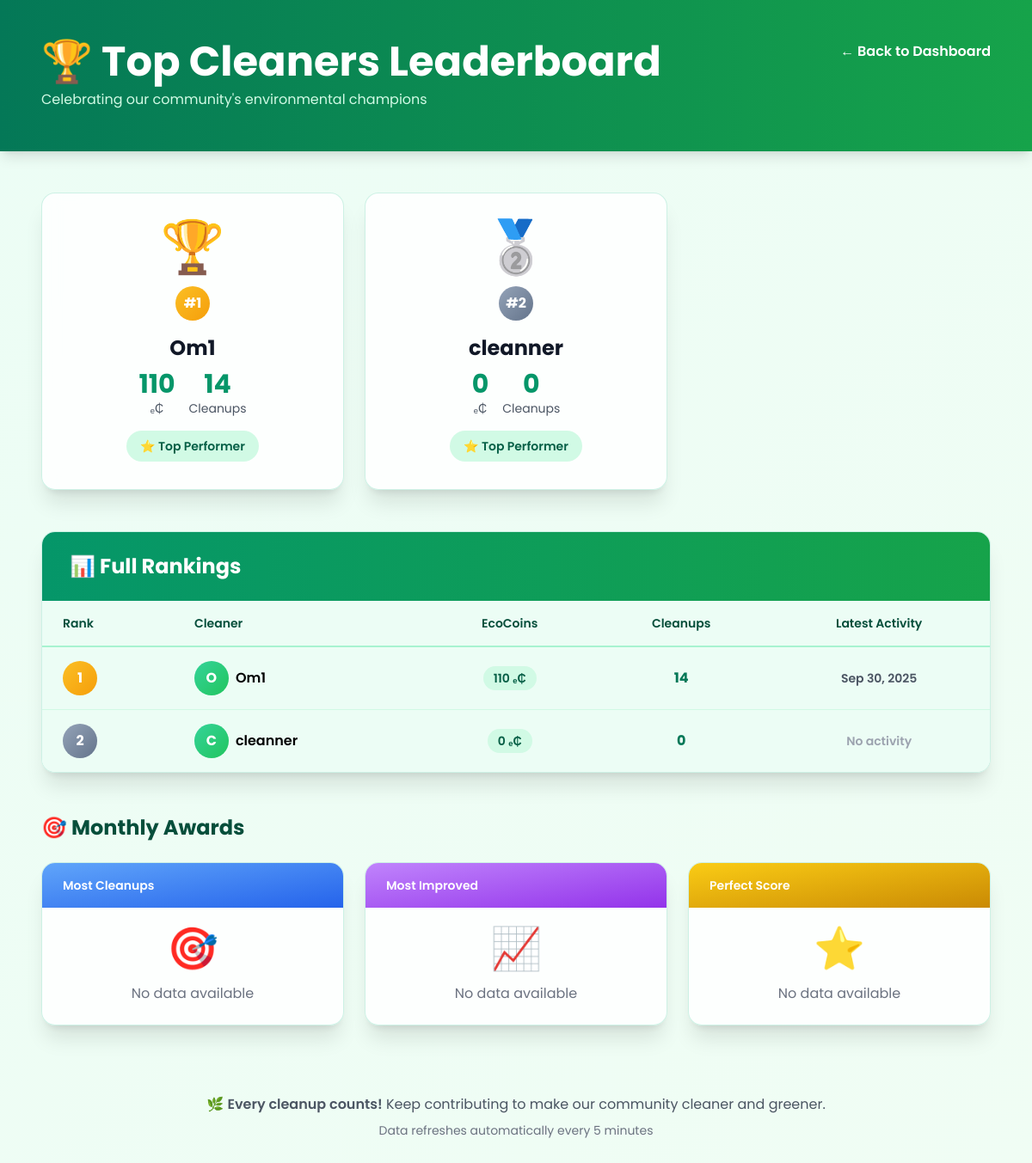
The page /top_cleaners (signed in) on the database as committed earlier.
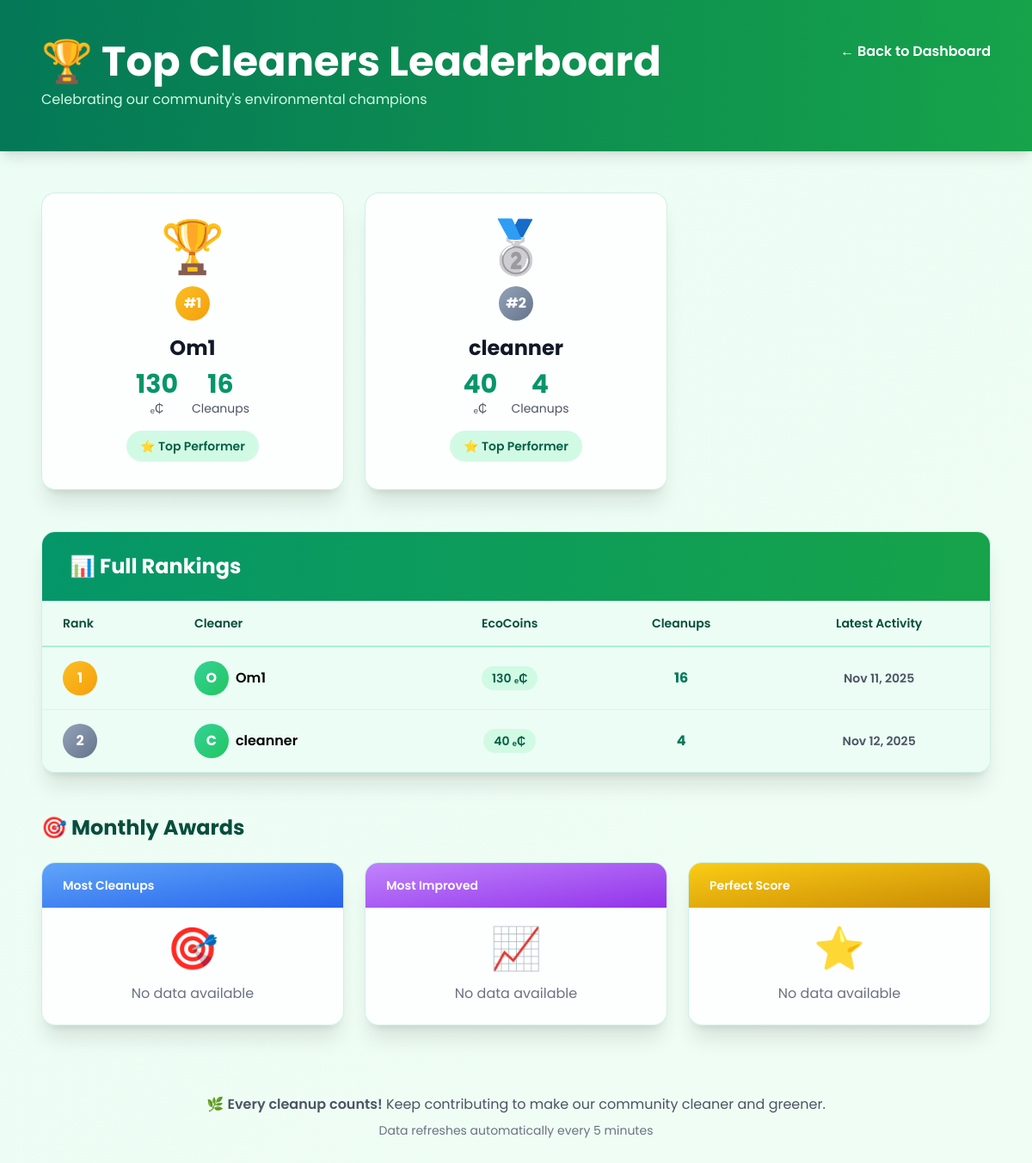
The same page on the database as committed later.
### app.py (models this page shows, shortened)
class User(db.Model, UserMixin):
    id = db.Column(db.Integer, primary_key=True)
    username = db.Column(db.String(150), unique=True, nullable=False)
    email = db.Column(db.String(150), unique=True, nullable=False)
    password = db.Column(db.String(150), nullable=False)
    role = db.Column(db.String(50), nullable=False)
    points = db.Column(db.Integer, default=0)
    avg_rating = db.Column(db.Float)
    cleanup_requests = db.relationship(
        'CleanupReport',
        back_populates='requested_by',
        foreign_keys='CleanupReport.requested_by_id',
        cascade='all, delete-orphan'
    )
    cleanups_submitted = db.relationship(
        'CleanupReport',
        back_populates='submitted_by_cleaner',
        foreign_keys='CleanupReport.submitted_by_cleaner_id',
        cascade='all, delete-orphan'
    )
    equipment_requests = db.relationship(
        'EquipmentRequest',
        back_populates='cleaner',
        foreign_keys='EquipmentRequest.cleaner_id',
        cascade='all, delete-orphan'
    )

class CleanupReport(db.Model):
    id = db.Column(db.Integer, primary_key=True)
    location = db.Column(db.String(200), nullable=False, index=True)
    reported_by = db.Column(db.String(150), nullable=False, index=True)
    notes = db.Column(db.Text)
    photo = db.Column(db.LargeBinary)
    photo_filename = db.Column(db.String(255))
    submitted_photo = db.Column(db.LargeBinary)
    submitted_photo_filename = db.Column(db.String(255))
    status = db.Column(db.String(50), default='Pending', index=True)
    created_at = db.Column(db.DateTime, default=db.func.now(), index=True)
    requested_by_id = db.Column(db.Integer, db.ForeignKey('user.id'), nullable=False)
    requested_by = db.relationship(
        'User',
        back_populates='cleanup_requests',
        foreign_keys=[requested_by_id]
    )
    submitted_by_cleaner_id = db.Column(db.Integer, db.ForeignKey('user.id'))
    submitted_by_cleaner = db.relationship(
        'User',
        back_populates='cleanups_submitted',
        foreign_keys=[submitted_by_cleaner_id]
    )
    is_complete = db.Column(db.Boolean, default=False, index=True)
    points_awarded = db.Column(db.Integer, default=0)
    rating = db.Column(db.Integer)

### app.py (the view)
@app.route('/top_cleaners')
@login_required
def top_cleaners():
    cleaners = User.query.filter_by(role='cleaner').order_by(User.points.desc()).all()
    return render_template('top_cleaners.html', cleaners=cleaners)

### app.py (called while the page is built)
@app.context_processor
def inject_now():
    return {'now': datetime.now()}

@login_manager.user_loader
def load_user(user_id: str):
    return User.query.get(int(user_id))

### templates/top_cleaners.html (shortened to what the changed rows need)
<!DOCTYPE html>
<html lang="en" class="scroll-smooth">
<head>
  <script src="https://cdn.tailwindcss.com"></script>
</head>
<body>
  <div class="bg-gradient-to-r from-emerald-700 to-green-600 text-white shadow-lg">
    <div class="max-w-6xl mx-auto px-6 py-12 flex justify-between items-start">
      <div>
        <h1 class="text-4xl md:text-5xl font-bold mb-2">🏆 Top Cleaners Leaderboard</h1>
      </div>
    </div>
  </div>
  <div class="max-w-6xl mx-auto px-6 py-12">
    <div class="grid grid-cols-1 md:grid-cols-3 gap-6 mb-12">
      {% for cleaner in cleaners[:3] %}
      <div class="fade-up card-glass rounded-2xl shadow-xl hover-lift overflow-hidden" style="animation-delay: {{ loop.index0 * 0.2 }}s">
        <div class="p-8 text-center">
          <div class="text-6xl mb-4 {% if loop.index == 1 %}medal-gold{% elif loop.index == 2 %}medal-silver{% else %}medal-bronze{% endif %}">
            {% if loop.index == 1 %}🏆{% elif loop.index == 2 %}🥈{% else %}🥉{% endif %}
          </div>
          <div class="rank-badge {% if loop.index == 1 %}rank-1{% elif loop.index == 2 %}rank-2{% else %}rank-3{% endif %} mb-4 mx-auto">
            #{{ loop.index }}
          </div>
          <h3 class="text-2xl font-bold text-gray-900 mb-2">{{ cleaner.username }}</h3>
          <div class="flex justify-center gap-4 mb-4">
            <div class="text-center">
              <p class="text-3xl font-bold text-emerald-600">{{ cleaner.points }}</p>
              <p class="text-sm text-gray-600">ₑ₵</p>
            </div>
            <div class="text-center">
              <p class="text-3xl font-bold text-emerald-600">{{ cleaner.cleanups_submitted|length }}</p>
              <p class="text-sm text-gray-600">Cleanups</p>
            </div>
          </div>
          <div class="inline-block bg-emerald-100 text-emerald-800 px-4 py-2 rounded-full text-sm font-semibold">
            ⭐ Top Performer
          </div>
        </div>
      </div>
      {% endfor %}
    </div>
    <div class="fade-up card-glass rounded-2xl shadow-xl overflow-hidden mb-12" style="animation-delay: 0.6s">
      <div class="bg-gradient-to-r from-emerald-600 to-green-600 text-white px-8 py-6">
        <h2 class="text-2xl font-bold">📊 Full Rankings</h2>
      </div>
      <div class="overflow-x-auto">
        <table class="w-full">
          <thead class="bg-emerald-50 border-b-2 border-emerald-200">
            <tr>
              <th class="px-6 py-4 text-left text-sm font-semibold text-emerald-900">Rank</th>
              <th class="px-6 py-4 text-left text-sm font-semibold text-emerald-900">Cleaner</th>
              <th class="px-6 py-4 text-center text-sm font-semibold text-emerald-900">EcoCoins</th>
              <th class="px-6 py-4 text-center text-sm font-semibold text-emerald-900">Cleanups</th>
              <th class="px-6 py-4 text-center text-sm font-semibold text-emerald-900">Latest Activity</th>
            </tr>
          </thead>
          <tbody class="divide-y divide-emerald-100">
            {% for cleaner in cleaners %}
            <tr class="hover:bg-emerald-50 transition {% if loop.index <= 3 %}bg-emerald-50 font-semibold{% endif %}">
              <td class="px-6 py-4">
                <div class="flex items-center gap-3">
                  <div class="rank-badge {% if loop.index == 1 %}rank-1{% elif loop.index == 2 %}rank-2{% elif loop.index == 3 %}rank-3{% else %}bg-gray-300{% endif %}">
                    {{ loop.index }}
                  </div>
                </div>
              </td>
              <td class="px-6 py-4">
                <div class="flex items-center gap-2">
                  <div class="w-10 h-10 rounded-full bg-gradient-to-br from-emerald-400 to-green-500 flex items-center justify-center text-white font-bold">
                    {{ cleaner.username[0].upper() }}
                  </div>
                  <span>{{ cleaner.username }}</span>
                </div>
              </td>
              <td class="px-6 py-4 text-center">
                <span class="inline-block bg-emerald-100 text-emerald-800 px-3 py-1 rounded-full text-sm font-semibold">
                  {{ cleaner.points }} ₑ₵
                </span>
              </td>
              <td class="px-6 py-4 text-center">
                <span class="font-bold text-emerald-700">{{ cleaner.cleanups_submitted|length }}</span>
              </td>
              <td class="px-6 py-4 text-center text-gray-600 text-sm">
                {% set latest = cleaner.cleanups_submitted|sort(attribute='created_at')|last %}
                {% if latest %}
                  {{ latest.created_at.strftime('%b %d, %Y') }}
                {% else %}
                  <span class="text-gray-400">No activity</span>
                {% endif %}
              </td>
            </tr>
            {% endfor %}
          </tbody>
        </table>
      </div>
    </div>
    <div class="fade-up" style="animation-delay: 0.8s">
      <h2 class="text-2xl font-bold text-emerald-900 mb-6">🎯 Monthly Awards</h2>
    </div>
  </div>
</body>
</html>

Rows that differ between the two databases and show on the page:
no longer on this page (row unchanged): CleanupReport: created_at "Sep 30, 2025"
changed User "Om1": points "110" → "130"; cleanups_submitted|length "14" → "16"
changed User "cleanner": points "0" → "40"; cleanups_submitted|length "0" → "4"; no longer shows "No activity"
added CleanupReport: created_at "Nov 11, 2025"
added CleanupReport: created_at "Nov 12, 2025"
